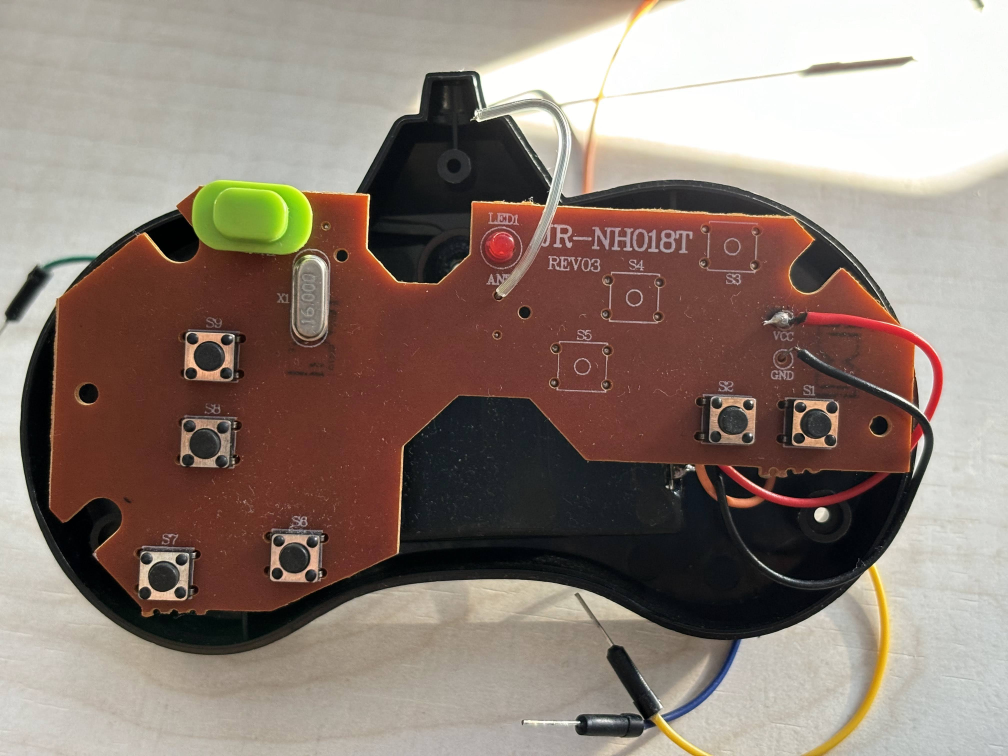
#> input picture Videos/Fotos/Botones.jpg, 4032 x 3024 px (shown at 1/4 size); its folder holds only this picture in this run
$ python -i ventana_tkinter.py   (imports and definitions only)
#> lines starting #> are read from the running program, lines starting #| are printed output that depends on the picture; after the words box and inside, x2 and y2 are one past the last pixel; in counts of white or black regions, pixels touching at a corner belong together
#> further down, picture is the input picture: shape (3024, 4032, 3); mean B, G, R 116.6, 126, 141.4
import cv2
import numpy as np
import tkinter as tk
from tkinter import messagebox
from PIL import Image, ImageTk

def detectar_amarillo(frame):
    # Convierte el frame a espacio de color HSV
    hsv = cv2.cvtColor(frame, cv2.COLOR_BGR2HSV)
#> hsv: shape (3024, 4032, 3); mean H, S, V 34, 64.5, 143

    # Define los límites inferior y superior del color amarillo en HSV
    lower_yellow = np.array([20, 150, 100])
    upper_yellow = np.array([30, 255, 255])

    # Crea una máscara para el color amarillo
    mask = cv2.inRange(hsv, lower_yellow, upper_yellow)
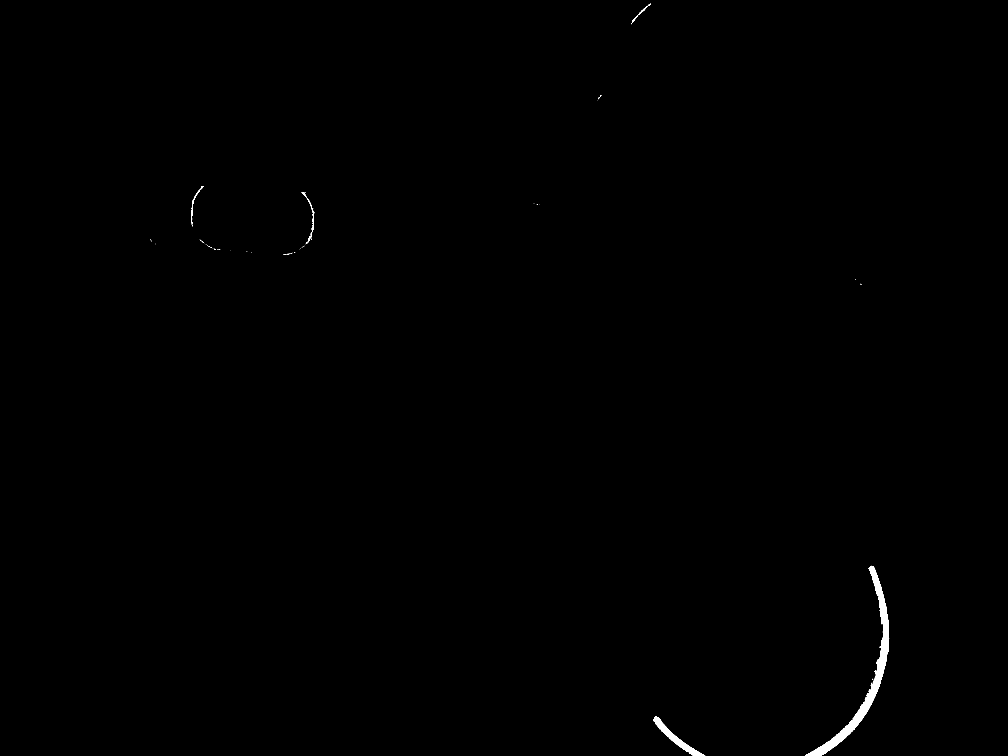
#> mask: shape (3024, 4032) (shown at 1/4 size); 0.26% white; 78 white regions (69 under 20 px)

    # Encuentra los contornos de los objetos amarillos
    contours, _ = cv2.findContours(mask, cv2.RETR_EXTERNAL, cv2.CHAIN_APPROX_SIMPLE)
#> contours = 78 contours, 71 with area under 20; largest, box (x1, y1, x2, y2) and area: (3221, 2263, 3557, 3024) 23764, (2612, 2864, 2821, 3024) 5243, (2528, 14, 2604, 91) 304, (1206, 768, 1257, 920) 276, (775, 746, 814, 799) 170, (765, 799, 775, 898) 164, (1223, 928, 1249, 976) 58

    # Itera sobre cada contorno encontrado
    for contour in contours:
        # Calcula el área del contorno
        area = cv2.contourArea(contour)

        # Si el área es muy pequeña, ignora este contorno
        if area < 100:
            continue

        # Calcula los momentos del contorno para encontrar el centroide
        M = cv2.moments(contour)
        cX = int(M["m10"] / M["m00"])
        cY = int(M["m01"] / M["m00"])

        # Dibuja un punto rojo en el centroide
        cv2.circle(frame, (cX, cY), 5, (0, 0, 255), -1)

        # Imprime las coordenadas del centroide
        print(f"Coordenadas del centroide amarillo: ({cX}, {cY})")
#> this loop made 78 passes
#> (area, cX, cY) on passes 1, 10: (5243, 2703, 2953), (23763.5, 3459, 2707)
#> area on pass 54: 58
#| Coordenadas del centroide amarillo: (2703, 2953)
#| Coordenadas del centroide amarillo: (3459, 2707)
#| Coordenadas del centroide amarillo: (768, 839)
#| Coordenadas del centroide amarillo: (1238, 824)
#| Coordenadas del centroide amarillo: (792, 768)
#| Coordenadas del centroide amarillo: (2562, 51)

    return frame

def capturar_imagen():
    global cap, canvas, window

    ret, frame = cap.read()
    if ret:
        frame = detectar_amarillo(frame)
        frame = cv2.cvtColor(frame, cv2.COLOR_BGR2RGB)
        image = Image.fromarray(frame)
        photo = ImageTk.PhotoImage(image)

        canvas.create_image(0, 0, image=photo, anchor=tk.NW)
        canvas.image = photo
        window.update_idletasks()

def cerrar_programa():
    global cap, window

    cap.release()
    window.destroy()

# [4 lines not run here, left out]

# [1 line that did not run here, left out]
# [1 line not run here, left out]

# [1 line that did not run here, left out]
# [1 line not run here, left out]

# [1 line that did not run here, left out]
# [3 lines not run here, left out]

>>> import cv2
>>> picture = cv2.imread('../Videos/Fotos/Botones.jpg')
>>> result = detectar_amarillo(picture)
